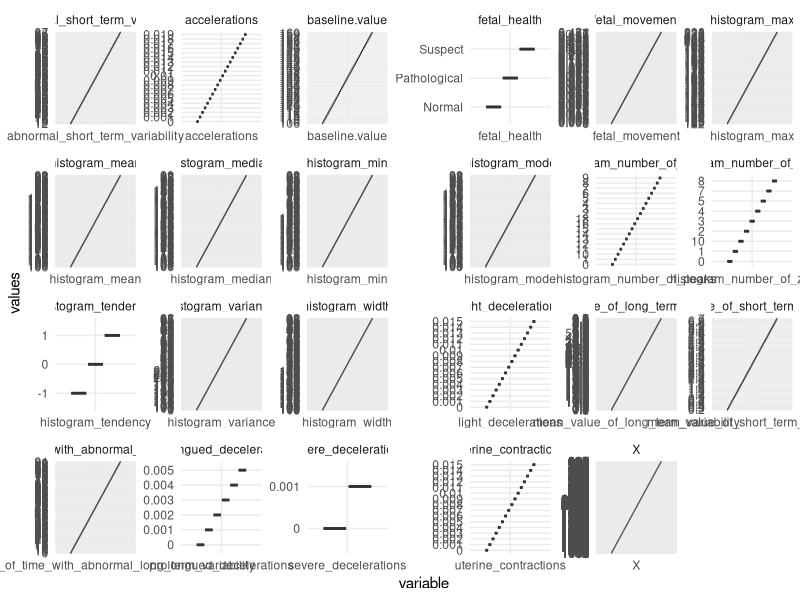

Here is the R script that generated this plot: (Note: this script raises an error after producing the figure.)
library(tidyverse)
library(dplyr)
library(tidyr)
library(ggplot2)
library(gridExtra)
library(scales)
select <- dplyr::select

# Data read in 
#setwd("/Users/yihantang/Library/CloudStorage/OneDrive-UniversityofNorthCarolinaatChapelHill/bios-611-project/")
dat_fetal <- read.csv("./derived_data/fetal_health_new.csv")


## Visualisations
Df_num  <- dat_fetal %>% 
  gather(variable, values, 1:dim(dat_fetal)[2])


Df_num %>% ggplot() +
  geom_boxplot(aes(x = variable, y = values)) +
  facet_wrap(~variable, ncol = 6, scales = "free")+
 theme(strip.text.x = element_blank(), text = element_text(size = 9))+
  theme_minimal()

png(filename = "./figures/figure1.png", width = 1000, height = 850, units = "px")
p <- grid.arrange(p1, ncol = 1)
dev.off()


## Selective Distribution by fetal Health
Df <- dat_fetal %>%
  mutate(fetal_cat = ifelse(fetal_health == 1, "Normal", 
                            ifelse(fetal_health == 2, "Suspect", "Pathological"))) %>%
  select(fetal_cat, baseline.value:mean_value_of_long_term_variability, histogram_median, 
         accelerations:percentage_of_time_with_abnormal_long_term_variability, 
         histogram_number_of_zeroes:histogram_variance)



p2 <- Df %>%
  pivot_longer(baseline.value:histogram_variance) %>%
  ggplot(aes(x = factor(fetal_cat), y = value, color = fetal_cat)) + 
  geom_boxplot(size = 1, outlier.shape = 1, outlier.color = "black", outlier.size = 3) +
  geom_jitter(alpha = 0.5, width =  0.2) +
  facet_wrap(~name, ncol = 2, scales = "free") +
  theme(strip.text.x = element_blank(), text = element_text(size = 9)) +
  scale_y_continuous(label = comma) +
  coord_flip()

png(filename = "./figures/figure2.png", width = 1000, height = 850, units = "px")
p <- grid.arrange(p2, ncol = 1)
dev.off()










